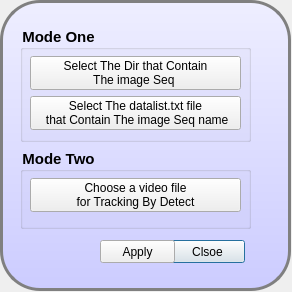
<?xml version="1.0" encoding="UTF-8"?>
<ui version="4.0">
 <class>CarSettingPanelDialog</class>
 <widget class="QDialog" name="CarSettingPanelDialog">
  <property name="geometry">
   <rect>
    <x>0</x>
    <y>0</y>
    <width>292</width>
    <height>292</height>
   </rect>
  </property>
  <property name="windowTitle">
   <string>Car Speed Detect Setting</string>
  </property>
  <widget class="QWidget" name="verticalLayoutWidget">
   <property name="geometry">
    <rect>
     <x>0</x>
     <y>0</y>
     <width>293</width>
     <height>293</height>
    </rect>
   </property>
   <layout class="QVBoxLayout" name="verticalLayout">
    <item>
     <widget class="QWidget" name="widget" native="true">
      <widget class="QFrame" name="frame">
       <property name="geometry">
        <rect>
         <x>0</x>
         <y>0</y>
         <width>291</width>
         <height>291</height>
        </rect>
       </property>
       <property name="styleSheet">
        <string notr="true">QFrame{
border: 3px solid gray;
border-radius: 40px;
background: white;
background: QLinearGradient(x1: 0, y1: 0, x2: 0, y2: 1, stop: 0 #eef, stop: 1 #ccf);
}


QRadioButton{

font-weight: bold;
font-size: 15px;

}
QGroupBox{
font-weight: bold;
font-size: 15px;


}


QFrame{
border: 3px solid gray;
border-radius: 40px;
background: white;
background: QLinearGradient(x1: 0, y1: 0, x2: 0, y2: 1, stop: 0 #eef, stop: 1 #ccf);
}
QLabel{
border: none;
background: white;
font-weight: bold;
font-size: 15px;

}
QLineEdit {
padding: 1px;
border-style: solid;
border: 2px solid gray;
border-radius: 8px;
}</string>
       </property>
       <property name="frameShape">
        <enum>QFrame::StyledPanel</enum>
       </property>
       <property name="frameShadow">
        <enum>QFrame::Raised</enum>
       </property>
       <widget class="QPushButton" name="pushButton_exit">
        <property name="geometry">
         <rect>
          <x>170</x>
          <y>240</y>
          <width>75</width>
          <height>23</height>
         </rect>
        </property>
        <property name="text">
         <string>Clsoe</string>
        </property>
       </widget>
       <widget class="QPushButton" name="pushButton_apply">
        <property name="geometry">
         <rect>
          <x>100</x>
          <y>240</y>
          <width>75</width>
          <height>23</height>
         </rect>
        </property>
        <property name="text">
         <string>Apply</string>
        </property>
       </widget>
       <widget class="QGroupBox" name="groupBox_2">
        <property name="geometry">
         <rect>
          <x>20</x>
          <y>148</y>
          <width>231</width>
          <height>81</height>
         </rect>
        </property>
        <property name="title">
         <string>Mode Two</string>
        </property>
        <widget class="QPushButton" name="pushButton_select_video">
         <property name="geometry">
          <rect>
           <x>10</x>
           <y>30</y>
           <width>211</width>
           <height>34</height>
          </rect>
         </property>
         <property name="text">
          <string>Choose a video file
 for Tracking By Detect </string>
         </property>
        </widget>
       </widget>
       <widget class="QGroupBox" name="groupBox">
        <property name="geometry">
         <rect>
          <x>20</x>
          <y>26</y>
          <width>231</width>
          <height>116</height>
         </rect>
        </property>
        <property name="title">
         <string>Mode One</string>
        </property>
        <widget class="QPushButton" name="pushButton_set_seq_dir">
         <property name="geometry">
          <rect>
           <x>10</x>
           <y>30</y>
           <width>211</width>
           <height>34</height>
          </rect>
         </property>
         <property name="text">
          <string>Select The Dir that Contain 
The image Seq </string>
         </property>
        </widget>
        <widget class="QPushButton" name="pushButton_set_seq_list">
         <property name="geometry">
          <rect>
           <x>10</x>
           <y>70</y>
           <width>211</width>
           <height>34</height>
          </rect>
         </property>
         <property name="text">
          <string>Select The datalist.txt file
 that Contain The image Seq name</string>
         </property>
        </widget>
       </widget>
      </widget>
     </widget>
    </item>
   </layout>
  </widget>
 </widget>
 <resources/>
 <connections/>
</ui>
